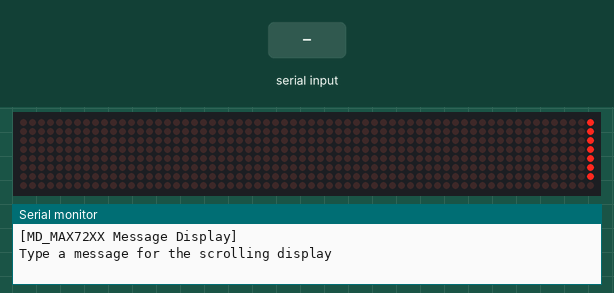
Recording of a sketch running on a simulated Arduino Uno, built with avr-gcc and run on an emulated ATmega328P. Parts: 64×8 LED matrix, the last lines printed to the serial monitor. The inputs (shaded band) are chosen by the test bench.

Above: at 8.05 s.
At 9.25 s:
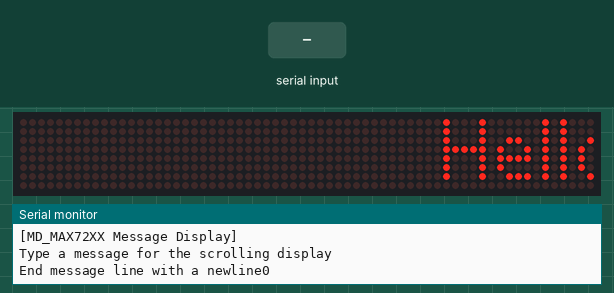
9.3 s: byte 10 ('\n') received over Serial
At 14.9 s:
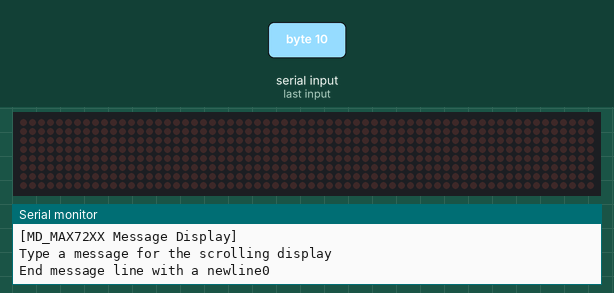

The sketch:

main.ino
```cpp
/************************* Necessary Libraries *********************************/
#include <MD_MAX72xx.h>
#include <SPI.h>
#include <EEPROM.h>
#define SCROLL_DELAY 75

/************************* Variables *********************************/
char* str;
String inputString;
String payload;
uint32_t present;
bool first_time;
uint16_t  scrollDelay;  // in milliseconds
#define  CHAR_SPACING  1 // pixels between characters
int addr = 50;
int check = 0;
int stringComplete=1;

// Global message buffers shared by Serial and Scrolling functions
#define BUF_SIZE  75
char curMessage[BUF_SIZE];
char newMessage[BUF_SIZE];
bool newMessageAvailable = false;


// Define the number of devices we have in the chain and the hardware interface
// NOTE: These pin numbers will probably not work with your hardware and may
// need to be adapted
#define MAX_DEVICES 8

/************************* Matrix Display Pins *********************************/
#define CLK_PIN   13 // or SCK
#define DATA_PIN  11 // or MOSI
#define CS_PIN    10 // or SS


// SPI hardware interface
MD_MAX72XX mx = MD_MAX72XX(CS_PIN, MAX_DEVICES);
// Arbitrary pins
//MD_MAX72XX mx = MD_MAX72XX(DATA_PIN, CLK_PIN, CS_PIN, MAX_DEVICES);


uint8_t scrollDataSource(uint8_t dev, MD_MAX72XX::transformType_t t)
// Callback function for data that is required for scrolling into the display
{
  static char   *p = curMessage;
  static uint8_t  state = 0;
  static uint8_t  curLen, showLen;
  static uint8_t  cBuf[8];
  uint8_t colData;

  // finite state machine to control what we do on the callback
  switch (state)
  {
    case 0: // Load the next character from the font table
      showLen = mx.getChar(*p++, sizeof(cBuf) / sizeof(cBuf[0]), cBuf);
      curLen = 0;
      state++;

      // if we reached end of message, reset the message pointer
      if (*p == '\0')
      {
        p = curMessage;     // reset the pointer to start of message
        if (newMessageAvailable)  // there is a new message waiting
        {
          strcpy(curMessage, str);  // copy it in
          newMessageAvailable = false;
        }
      }
    // !! deliberately fall through to next state to start displaying

    case 1: // display the next part of the character
      colData = cBuf[curLen++];
      if (curLen == showLen)
      {
        showLen = CHAR_SPACING;
        curLen = 0;
        state = 2;
      }
      break;

    case 2: // display inter-character spacing (blank column)
      colData = 0;
      curLen++;
      if (curLen == showLen)
        state = 0;
      break;

    default:
      state = 0;
  }

  return (colData);
}

void scrollText(void)
{
  static uint32_t prevTime = 0;
  if (millis() - prevTime >= scrollDelay)
  {
    mx.transform(MD_MAX72XX::TSL);  // scroll along - the callback will load all the data
    prevTime = millis();      // starting point for next time
  }
}

void setup()
{
  Serial.begin(9600);
//  EEPROM.begin();
  mx.begin();
  delay(5000);
  strcpy(curMessage, "Hello! ");
  mx.setShiftDataInCallback(scrollDataSource);

  scrollDelay = SCROLL_DELAY;
  newMessage[0] = '\0';
  delay(3000);
  Serial.print("\n[MD_MAX72XX Message Display]\nType a message for the scrolling display\nEnd message line with a newline");


 // check = EEPROM.read(addr);
  Serial.println(check);

 /* if(check==0)
  {
      EEPROM.write(addr,10);
     // EEPROM.commit();
     //ESP.restart();
  }

  else
  {
      EEPROM.write(addr,0);
     // EEPROM.commit();
  }   */


  newMessageAvailable = 1;
  present = millis();
  first_time = 1;
  inputString = "   MATT ENGG EQUIPMENTS   ";


}

void loop()
{

  if(stringComplete == 1)
  {
      payload ="";
      payload = inputString;
      payload += "       ";
      str = &payload[0];
      newMessageAvailable = 1;
      stringComplete = 0;
      inputString = "";
  }
  serialEvent();
  scrollText();
}
void serialEvent() {
  while (Serial.available()) {
    char inChar = (char)Serial.read();

    if (inChar == '\n')
    {
      stringComplete = 1;
      //Serial.print(inputString);
    }
    else
    {
       inputString += inChar;
    }
  }
}
```
